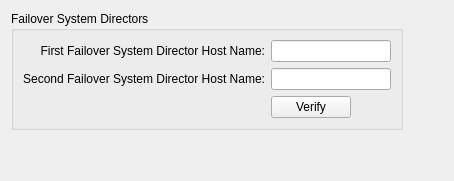
      <widget class="QWidget" name="failover_panel">
       <attribute name="title">
        <string>Failover</string>
       </attribute>
       <layout class="QHBoxLayout" name="horizontalLayout_7">
        <item>
         <layout class="QVBoxLayout" name="verticalLayout_12">
          <item>
           <widget class="QGroupBox" name="failover_group">
            <property name="title">
             <string>Failover System Directors</string>
            </property>
            <layout class="QGridLayout" name="gridLayout_2">
             <item row="0" column="0">
              <widget class="QLabel" name="label1_5">
               <property name="text">
                <string>First Failover System Director Host Name:</string>
               </property>
               <property name="alignment">
                <set>Qt::AlignRight|Qt::AlignTrailing|Qt::AlignVCenter</set>
               </property>
              </widget>
             </item>
             <item row="0" column="1">
              <widget class="QLineEdit" name="failover_sd_line_edit_1"/>
             </item>
             <item row="1" column="0">
              <widget class="QLabel" name="label2_4">
               <property name="text">
                <string>Second Failover System Director Host Name:</string>
               </property>
               <property name="alignment">
                <set>Qt::AlignRight|Qt::AlignTrailing|Qt::AlignVCenter</set>
               </property>
              </widget>
             </item>
             <item row="1" column="1">
              <widget class="QLineEdit" name="failover_sd_line_edit_2"/>
             </item>
             <item row="3" column="1">
              <layout class="QHBoxLayout" name="horizontalLayout_8">
               <item>
                <widget class="QPushButton" name="verify_button">
                 <property name="toolTip">
                  <string>Verifies the hosts inserted in fields above are available</string>
                 </property>
                 <property name="text">
                  <string>Verify</string>
                 </property>
                </widget>
               </item>
               <item>
                <spacer name="horizontalSpacer_7">
                 <property name="orientation">
                  <enum>Qt::Horizontal</enum>
                 </property>
                 <property name="sizeHint" stdset="0">
                  <size>
                   <width>40</width>
                   <height>20</height>
                  </size>
                 </property>
                </spacer>
               </item>
              </layout>
             </item>
            </layout>
           </widget>
          </item>
          <item>
           <spacer name="verticalSpacer_6">
            <property name="orientation">
             <enum>Qt::Vertical</enum>
            </property>
            <property name="sizeHint" stdset="0">
             <size>
              <width>20</width>
              <height>40</height>
             </size>
            </property>
           </spacer>
          </item>
         </layout>
        </item>
        <item>
         <spacer name="horizontalSpacer_6">
          <property name="orientation">
           <enum>Qt::Horizontal</enum>
          </property>
          <property name="sizeHint" stdset="0">
           <size>
            <width>40</width>
            <height>20</height>
           </size>
          </property>
         </spacer>
        </item>
       </layout>
      </widget>
